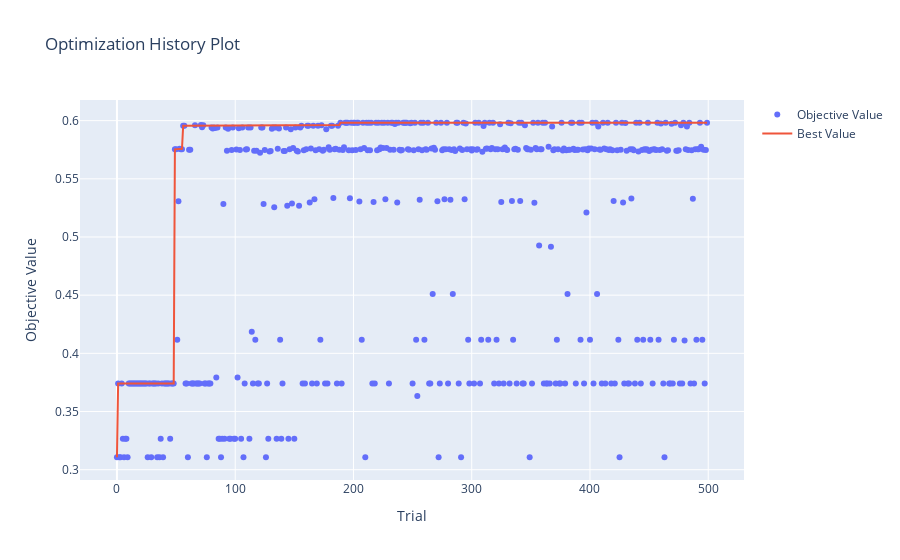

The notebook cell saved with this chart:
### Code cell
plot_optimization_history(tests.optuna_study)

### Figure 1 — Plotly figure (JSON) as saved in the notebook; plotly's stock layout.template omitted (floating-point values rounded to 4 significant figures; data arrays with more than 128 entries replaced by an {"elided": "..."} marker saying what was removed)
{"data": [{"mode": "markers", "name": "Objective Value", "type": "scatter", "x": {"elided": "500 int values"}, "y": {"elided": "500 float values"}}, {"mode": "lines", "name": "Best Value", "type": "scatter", "x": {"elided": "500 int values"}, "y": {"elided": "500 float values"}}, {"marker": {"color": "#cccccc"}, "mode": "markers", "name": "Infeasible Trial", "showlegend": false, "type": "scatter", "x": [], "y": []}], "layout": {"title": {"text": "Optimization History Plot"}, "xaxis": {"title": {"text": "Trial"}}, "yaxis": {"title": {"text": "Objective Value"}}}}
